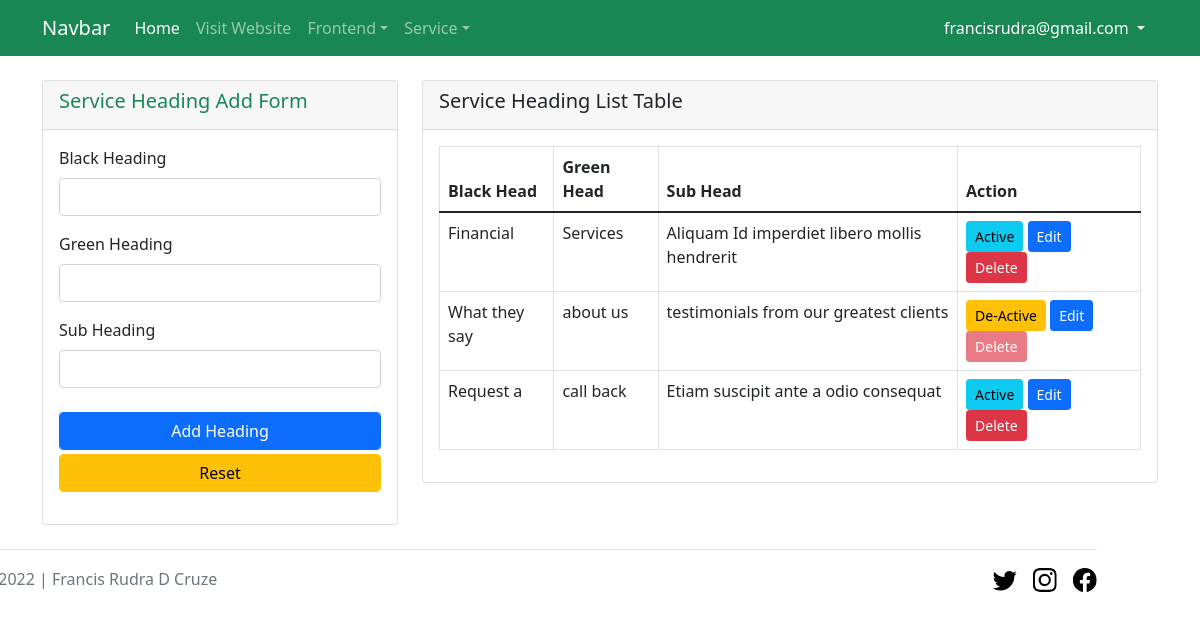
The app's page /admin/service_head.php (signed in) with its own data.
### tables this page shows
CREATE TABLE `service_heads` (
  `id` int(11) NOT NULL,
  `black_head` varchar(100) NOT NULL,
  `green_head` varchar(100) NOT NULL,
  `service_sub_head` varchar(255) NOT NULL,
  `active_status` int(1) NOT NULL DEFAULT 0
);

### db.php (called while the page is built)
<?php
function db_connect(){
    $db_host = "localhost";
    $db_user = "root";
    $db_pass = "";
    $db_name = "finance_business";
    return mysqli_connect($db_host, $db_user, $db_pass, $db_name);
}
function get_all($table_name){
    $get_query = "SELECT * FROM $table_name";
    return mysqli_query(db_connect(), $get_query);
}
?>

### admin/service_head.php (the view, shortened to what this page needs)
<?php
    require_once '../header.php';
    require_once 'navbar.php';
    require_once '../db.php';
?>
<section>
    <div class="container">
        <div class="row">
            <div class="col-lg-4">
                <div class="card mt-4">
                    <div class="card-header">
                        <h5 class="card-title text-success text-capitalize">Service Heading Add form</h5>
                    </div>
                    <div class="card-body">
                        <form action="service_head_post.php" method="post">
                            <div class="mb-3">
                                <label class="form-label">Black Heading</label>
                                <input type="text" required name="black_heading" class="form-control <?php
                                    if (isset($_SESSION['black_null_error'])) {
                                        echo $_SESSION['black_null_error'];
                                        unset($_SESSION['black_null_error']);
                                    }
                                ?>" value="<?php
                                    if (isset($_SESSION['error_check']) && $_SESSION['error_check'] == 0) {
                                        echo $_SESSION['black_heading_fill'];
                                    }
                                ?>">
                            </div>
                            <div class="mb-3">
                                <label class="form-label">Green Heading</label>
                                <input type="text" required name="green_heading" class="form-control <?php
                                    if (isset($_SESSION['green_null_error'])) {
                                        echo $_SESSION['green_null_error'];
                                        unset($_SESSION['green_null_error']);
                                    }
                                ?>" value="<?php
                                    if (isset($_SESSION['error_check']) && $_SESSION['error_check'] == 0) {
                                        echo $_SESSION['green_heading_fill'];
                                    }
                                ?>">
                            </div>
                            <div class="mb-4">
                                <label class="form-label">Sub Heading</label>
                                <input type="text" required name="service_sub_head" class="form-control <?php
                                    if (isset($_SESSION['sub_head_null_error'])) {
                                        echo $_SESSION['sub_head_null_error'];
                                        unset($_SESSION['sub_head_null_error']);
                                    }
                                ?>" value="<?php
                                    if (isset($_SESSION['error_check']) && $_SESSION['error_check'] == 0) {
                                        echo $_SESSION['service_sub_head_fill'];
                                        unset($_SESSION['black_heading_fill']);
                                        unset($_SESSION['green_heading_fill']);
                                        unset($_SESSION['sub_head_null_error']);
                                        unset($_SESSION['error_check']);
                                    }
                                ?>">
                            </div>
                            <div class="mb-1">
                                <button class="btn btn-primary form-control" type="submit">Add Heading</button>
                            </div>
                            <div class="mb-3">
                                <button type="reset" class="btn btn-warning form-control">Reset</button>
                            </div>
                        </form>
                    </div>
                </div>
            </div>
            <div class="col-lg-8">
                <div class="card mt-4">
                    <div class="card-header">
                        <h5 class="card-title text-capitalize">Service Heading list table</h5>
                    </div>
                    <div class="card-body">
                    <table class="table table-bordered">
                        <thead>
                            <th>Black Head</th>
                            <th>Green Head</th>
                            <th>Sub Head</th>
                            <th>Action</th>
                        </thead>
                        <tbody class="table-striped">
                            <?php
                                foreach(get_all('service_heads') as $service_head) :
                            ?>
                            <tr>
                                <td><?= $service_head['black_head'] ?></td>
                                <td><?= $service_head['green_head'] ?></td>
                                <td><?= $service_head['service_sub_head'] ?></td>
                                <td>
                                    <?php if($service_head['active_status'] == 0): ?>
                                        <a href="service_head_status.php?service_head_id=<?= $service_head['id']?>&status=1" class="btn btn-sm btn-info">Active</a>
                                    <?php else: ?>
                                        <a href="service_head_status.php?service_head_id=<?= $service_head['id']?>&status=0" class="btn btn-sm btn-warning">De-Active</a>
                                    <?php endif ?>
                                    <a href="service_edit.php?service_head_id=<?= $service_head['id']?>" class="btn btn-sm btn-primary">Edit</a>
                                    <?php if($service_head['active_status'] == 0):?>
                                        <a href="service_edit.php?service_head_id=<?= $service_head['id']?>" class="btn btn-sm btn-danger">Delete</a>
                                    <?php else: ?>
                                        <a href="#" class="btn btn-sm btn-danger disabled">Delete</a>
                                    <?php endif ?>
                                </td>
                            </tr>
                            <?php
                                endforeach
                            ?>
                        </tbody>
                    </table>
                    </div>
                </div>
            </div>
        </div>
    </div>
</section>
<?php require_once '../footer.php'; ?>

### records on screen
service_heads: black_head "Financial", green_head "Services", service_sub_head "Aliquam Id imperdiet libero mollis hendrerit"
service_heads: black_head "What they say", green_head "about us", service_sub_head "testimonials from our greatest clients", active_status "Delete"
service_heads: black_head "Request a", green_head "call back", service_sub_head "Etiam suscipit ante a odio consequat"

### other values on screen
$_SESSION['email'] "francisrudra@gmail.com"
